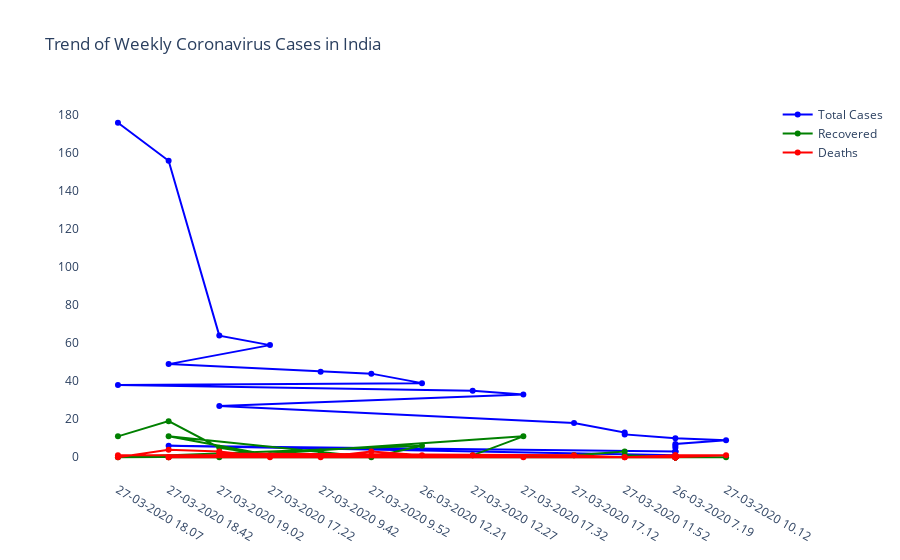

Source (notebook cell):
### Markdown cell above
# Trend of Weekly Coronavirus Cases in India

### Code cell
fig = go.Figure()
fig.add_trace(go.Scatter(x=df['Last_Updated_Time'], y=df['Confirmed'],
                    mode='lines+markers',marker_color='blue',name='Total Cases'))
fig.add_trace(go.Scatter(x=df['Last_Updated_Time'], y=df['Recovered'],
                mode='lines+markers',marker_color='green',name='Recovered'))
fig.add_trace(go.Scatter(x=df['Last_Updated_Time'], y=df['Deaths'], 
                mode='lines+markers',marker_color='red',name='Deaths'))
fig.update_layout(title_text='Trend of Weekly Coronavirus Cases in India',plot_bgcolor='rgb(275, 270, 273)')
fig.show()

### Figure 1 — Plotly figure (JSON) as saved in the notebook; plotly's stock layout.template omitted (floating-point values rounded to 4 significant figures)
{"data": [{"marker": {"color": "blue"}, "mode": "lines+markers", "name": "Total Cases", "type": "scatter", "x": ["27-03-2020 18.07", "27-03-2020 18.42", "27-03-2020 19.02", "27-03-2020 17.22", "27-03-2020 18.42", "27-03-2020 9.42", "27-03-2020 9.52", "26-03-2020 12.21", "27-03-2020 18.07", "27-03-2020 12.27", "27-03-2020 17.32", "27-03-2020 19.02", "27-03-2020 17.12", "27-03-2020 11.52", "27-03-2020 11.52", "26-03-2020 7.19", "27-03-2020 10.12", "26-03-2020 7.19", "26-03-2020 7.19", "26-03-2020 7.19", "26-03-2020 7.19", "26-03-2020 7.19", "26-03-2020 7.19", "27-03-2020 18.42", "26-03-2020 7.19", "26-03-2020 7.19", "26-03-2020 7.19", "26-03-2020 7.19", "26-03-2020 7.19", "26-03-2020 7.19", "26-03-2020 7.19", "26-03-2020 7.19", "26-03-2020 7.19", "26-03-2020 7.19", "26-03-2020 7.19"], "y": [176, 156, 64, 59, 49, 45, 44, 39, 38, 35, 33, 27, 18, 13, 12, 10, 9, 7, 6, 5, 3, 3, 3, 6, 1, 1, 1, 0, 0, 0, 0, 0, 0, 0, 0]}, {"marker": {"color": "green"}, "mode": "lines+markers", "name": "Recovered", "type": "scatter", "x": ["27-03-2020 18.07", "27-03-2020 18.42", "27-03-2020 19.02", "27-03-2020 17.22", "27-03-2020 18.42", "27-03-2020 9.42", "27-03-2020 9.52", "26-03-2020 12.21", "27-03-2020 18.07", "27-03-2020 12.27", "27-03-2020 17.32", "27-03-2020 19.02", "27-03-2020 17.12", "27-03-2020 11.52", "27-03-2020 11.52", "26-03-2020 7.19", "27-03-2020 10.12", "26-03-2020 7.19", "26-03-2020 7.19", "26-03-2020 7.19", "26-03-2020 7.19", "26-03-2020 7.19", "26-03-2020 7.19", "27-03-2020 18.42", "26-03-2020 7.19", "26-03-2020 7.19", "26-03-2020 7.19", "26-03-2020 7.19", "26-03-2020 7.19", "26-03-2020 7.19", "26-03-2020 7.19", "26-03-2020 7.19", "26-03-2020 7.19", "26-03-2020 7.19", "26-03-2020 7.19"], "y": [11, 19, 5, 1, 11, 3, 0, 6, 0, 1, 11, 0, 1, 3, 1, 0, 0, 0, 0, 0, 0, 0, 0, 0, 0, 0, 0, 0, 0, 0, 0, 0, 0, 0, 0]}, {"marker": {"color": "red"}, "mode": "lines+markers", "name": "Deaths", "type": "scatter", "x": ["27-03-2020 18.07", "27-03-2020 18.42", "27-03-2020 19.02", "27-03-2020 17.22", "27-03-2020 18.42", "27-03-2020 9.42", "27-03-2020 9.52", "26-03-2020 12.21", "27-03-2020 18.07", "27-03-2020 12.27", "27-03-2020 17.32", "27-03-2020 19.02", "27-03-2020 17.12", "27-03-2020 11.52", "27-03-2020 11.52", "26-03-2020 7.19", "27-03-2020 10.12", "26-03-2020 7.19", "26-03-2020 7.19", "26-03-2020 7.19", "26-03-2020 7.19", "26-03-2020 7.19", "26-03-2020 7.19", "27-03-2020 18.42", "26-03-2020 7.19", "26-03-2020 7.19", "26-03-2020 7.19", "26-03-2020 7.19", "26-03-2020 7.19", "26-03-2020 7.19", "26-03-2020 7.19", "26-03-2020 7.19", "26-03-2020 7.19", "26-03-2020 7.19", "26-03-2020 7.19"], "y": [0, 4, 3, 0, 0, 0, 3, 1, 1, 1, 0, 2, 1, 0, 0, 1, 1, 0, 0, 0, 1, 0, 0, 0, 0, 0, 0, 0, 0, 0, 0, 0, 0, 0, 0]}], "layout": {"plot_bgcolor": "rgb(275, 270, 273)", "title": {"text": "Trend of Weekly Coronavirus Cases in India"}}}
